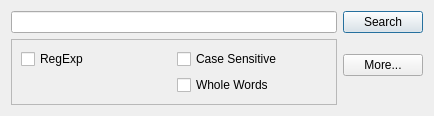
<?xml version="1.0" encoding="UTF-8"?>
<ui version="4.0">
 <class>searchDialog</class>
 <widget class="QDialog" name="searchDialog">
  <property name="geometry">
   <rect>
    <x>0</x>
    <y>0</y>
    <width>434</width>
    <height>109</height>
   </rect>
  </property>
  <property name="windowTitle">
   <string>Search</string>
  </property>
  <property name="windowIcon">
   <iconset resource="../icons.qrc">
    <normaloff>:/icons/32x32/edit-find.png</normaloff>:/icons/32x32/edit-find.png</iconset>
  </property>
  <property name="layoutDirection">
   <enum>Qt::LeftToRight</enum>
  </property>
  <layout class="QHBoxLayout" name="horizontalLayout">
   <item>
    <layout class="QVBoxLayout" name="verticalLayout_2">
     <item>
      <widget class="QLineEdit" name="lineEdit">
       <property name="sizePolicy">
        <sizepolicy hsizetype="Expanding" vsizetype="Fixed">
         <horstretch>0</horstretch>
         <verstretch>0</verstretch>
        </sizepolicy>
       </property>
      </widget>
     </item>
     <item>
      <widget class="QFrame" name="frame">
       <property name="frameShape">
        <enum>QFrame::StyledPanel</enum>
       </property>
       <property name="frameShadow">
        <enum>QFrame::Raised</enum>
       </property>
       <layout class="QGridLayout" name="gridLayout">
        <item row="0" column="0">
         <widget class="QCheckBox" name="checkBox_regexp">
          <property name="text">
           <string>RegExp</string>
          </property>
         </widget>
        </item>
        <item row="0" column="1">
         <widget class="QCheckBox" name="checkBox_casesen">
          <property name="text">
           <string>Case Sensitive</string>
          </property>
         </widget>
        </item>
        <item row="1" column="1">
         <widget class="QCheckBox" name="checkBox_whole">
          <property name="text">
           <string>Whole Words</string>
          </property>
         </widget>
        </item>
       </layout>
      </widget>
     </item>
     <item>
      <spacer name="verticalSpacer">
       <property name="orientation">
        <enum>Qt::Vertical</enum>
       </property>
       <property name="sizeHint" stdset="0">
        <size>
         <width>20</width>
         <height>40</height>
        </size>
       </property>
      </spacer>
     </item>
    </layout>
   </item>
   <item>
    <layout class="QVBoxLayout" name="verticalLayout">
     <item>
      <widget class="QPushButton" name="pushButton">
       <property name="sizePolicy">
        <sizepolicy hsizetype="Fixed" vsizetype="Fixed">
         <horstretch>0</horstretch>
         <verstretch>0</verstretch>
        </sizepolicy>
       </property>
       <property name="text">
        <string>Search</string>
       </property>
       <property name="icon">
        <iconset resource="../icons.qrc">
         <normaloff>:/icons/16x16/edit-find.png</normaloff>:/icons/16x16/edit-find.png</iconset>
       </property>
       <property name="iconSize">
        <size>
         <width>22</width>
         <height>22</height>
        </size>
       </property>
      </widget>
     </item>
     <item>
      <spacer name="verticalSpacer_3">
       <property name="orientation">
        <enum>Qt::Vertical</enum>
       </property>
       <property name="sizeType">
        <enum>QSizePolicy::Fixed</enum>
       </property>
       <property name="sizeHint" stdset="0">
        <size>
         <width>20</width>
         <height>15</height>
        </size>
       </property>
      </spacer>
     </item>
     <item>
      <widget class="QPushButton" name="pushButton_more">
       <property name="sizePolicy">
        <sizepolicy hsizetype="Minimum" vsizetype="Fixed">
         <horstretch>0</horstretch>
         <verstretch>0</verstretch>
        </sizepolicy>
       </property>
       <property name="text">
        <string>More...</string>
       </property>
       <property name="icon">
        <iconset resource="../icons.qrc">
         <normaloff>:/icons/16x16/list-add.png</normaloff>:/icons/16x16/list-add.png</iconset>
       </property>
      </widget>
     </item>
     <item>
      <spacer name="verticalSpacer_2">
       <property name="orientation">
        <enum>Qt::Vertical</enum>
       </property>
       <property name="sizeHint" stdset="0">
        <size>
         <width>20</width>
         <height>40</height>
        </size>
       </property>
      </spacer>
     </item>
    </layout>
   </item>
  </layout>
 </widget>
 <resources>
  <include location="../icons.qrc"/>
 </resources>
 <connections/>
</ui>
